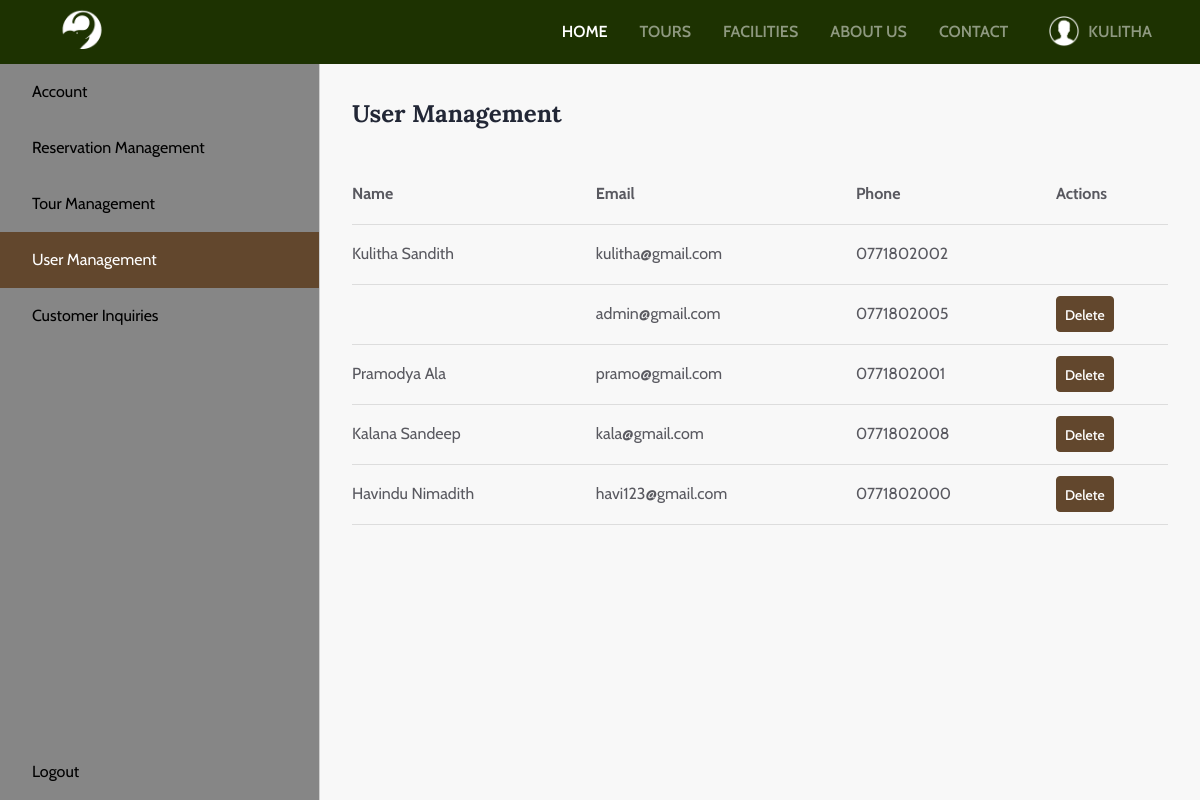
The app's page /usermanagement.php (signed in) with its own data.
### tables this page shows
CREATE TABLE `users` (
  `userid` int(6) NOT NULL,
  `username` varchar(32) NOT NULL,
  `first_name` varchar(32) NOT NULL,
  `last_name` varchar(32) NOT NULL,
  `email` varchar(64) NOT NULL,
  `phone_number` varchar(16) NOT NULL,
  `password` varchar(64) NOT NULL
);

### includes/functions.php (called while the page is built, shortened)
<?php
function getUsername($conn, $username) {
    $sql = "SELECT * FROM users WHERE username='$username'";
    $result = $conn->query($sql);
    $row = mysqli_fetch_assoc($result);
    return $row['username'];
}

### usermanagement.php (the view, shortened to what this page needs)
<?php
require_once 'includes/config.php';
require_once 'includes/functions.php';
?>
<!DOCTYPE html>
<html lang="en">
  <head>
    <link rel="stylesheet" href="styles/usermanagement.css" />
    <link rel="stylesheet" href="styles/header.css" />
  </head>
  <body>
    <?php include 'includes/header.php' ?>
    <div class="profile-component">
      <div class="navigation">
        <a href="userprofile.php" class="nav-btn">Account</a>
        <a href="profilereservations.php" class="nav-btn">Reservation Management</a>
        <a href="tourmanagement.php" class="nav-btn">Tour Management</a>
        <a href="usermanagement.php" class="nav-btn highlight">User Management</a>
        <a href="userinquries.php" class="nav-btn">Customer Inquiries</a>
        <a href="includes/logout.php" class="nav-btn logout-btn">Logout</a>
      </div>
      <div class="profile-content">
        <div class="user-management">
          <h2 class="main__heading">User Management</h2>
          <table class="users_table">
            <tr>
              <th>Name</th>
              <th>Email</th>
              <th>Phone</th>
              <th class="actions">Actions</th>
            </tr>
            <?php
                $sql = "SELECT * FROM users";
                $result = $conn->query($sql);
                if ($result->num_rows > 0) {
                    while($row = $result->fetch_assoc()) {
                      echo "<tr>";
                      echo "<td>".$row['first_name']." ".$row['last_name']."</td>";
                      echo "<td>".$row['email']."</td>";
                      echo "<td>".$row['phone_number']."</td>";
                      echo "<td class=action-buttons id=action-buttons>";
                      if ($row['username'] != $_SESSION['username']) {
                        echo "<a href=includes/deleteuser.php?userid=$row[userid] class=btn>Delete</a></td>";
                      }
                      echo "</tr>";
                    }
                }
                ?>
          </table>
        </div>
      </div>
    </div>
  </body>
</html>

### includes/profile.inc.php
<?php
require_once 'config.php';
require_once 'functions.php';
echo '<li class="list-item"><a class="profile-container" href="userprofile.php"><img class="profile" src="img/ProfileUser.png" alt="ProfileUser">';
echo getUsername($conn, $_SESSION['username']);
echo '</a></li>';
?>

### styles/usermanagement.css (style rules this page uses)
*, *::before, *::after { margin: 0; padding: 0; box-sizing: border-box; -webkit-box-sizing: border-box; }
h1, h2, h3, h4 { font-family: "Lora",sans-serif; color: #222736; }
a { text-decoration: none; }
body { font-family: "Cabin", serif; line-height: 1.5; color: #595960; background: #f8f8f8; min-height: 100vh; }
.profile-component { display: flex; min-height: 100vh; padding-top: 4rem; }
.navigation { width: 320px; display: flex; flex-direction: column; border-right: #cfcfcf solid 1px; background: #868686; }
.nav-btn { text-align: left; color: black; font-family: inherit; font-size: 1rem; background: transparent; border: none; padding: 1rem 2rem; cursor: pointer; transition: 0.2s; }
.logout-btn { margin-top: auto; }
.highlight { background: #62472d; color: white; }
.profile-content { flex: 1; }
.main__heading { margin-bottom: 2rem; }
.user-management { margin: 2rem; }
.users_table { margin: 2rem 0; border-collapse: collapse; width: 100%; text-align: left; }
.users_table tr { height: 60px; }
.users_table tr th { border-bottom: 1px solid #ddd; padding: 0.5rem 0; padding-right: 1rem; }
.users_table tr td { border-bottom: 1px solid #ddd; padding: 0.75rem 0; padding-right: 1rem; }
.users_table tr .actions { padding: 0; padding-left: 4px; }
.users_table tr .action-buttons { margin: 0 auto; padding: 0; }
.users_table .btn { height: 36px; margin: 0 0.25rem; justify-content: center; font-family: inherit; font-weight: 500; font-size: 0.875rem; border-radius: 4px; background: #62472d; color: white; border: #62472d solid 1px; padding: 0.5rem; cursor: pointer; transition: 0.2s; margin: 0.25rem; }

### styles/header.css (style rules this page uses)
.btn { display: inline-flex; background: transparent; border: none; cursor: pointer; }
a { text-decoration: none; }
:root { --color-primary: #62472d; }
.top-nav-list .list-item { margin: 0 1rem; }
.top-nav-list .list-item a { color: rgba(255, 255, 255, 0.5); text-transform: uppercase; transition: 0.2s; text-decoration: none; }
.profile { width: 32px; margin: 0 0.5rem; padding-bottom: 2px; }
.profile-container { display: flex; align-items: center; }

### records on screen
users: username "KULITHA", first_name "Kulitha", last_name "Sandith", email "kulitha@gmail.com", phone_number "0771802002"
users: email "admin@gmail.com", phone_number "0771802005"
users: first_name "Pramodya", last_name "Ala", email "pramo@gmail.com", phone_number "0771802001"
users: first_name "Kalana", last_name "Sandeep", email "kala@gmail.com", phone_number "0771802008"
users: first_name "Havindu", last_name "Nimadith", email "havi123@gmail.com", phone_number "0771802000"
